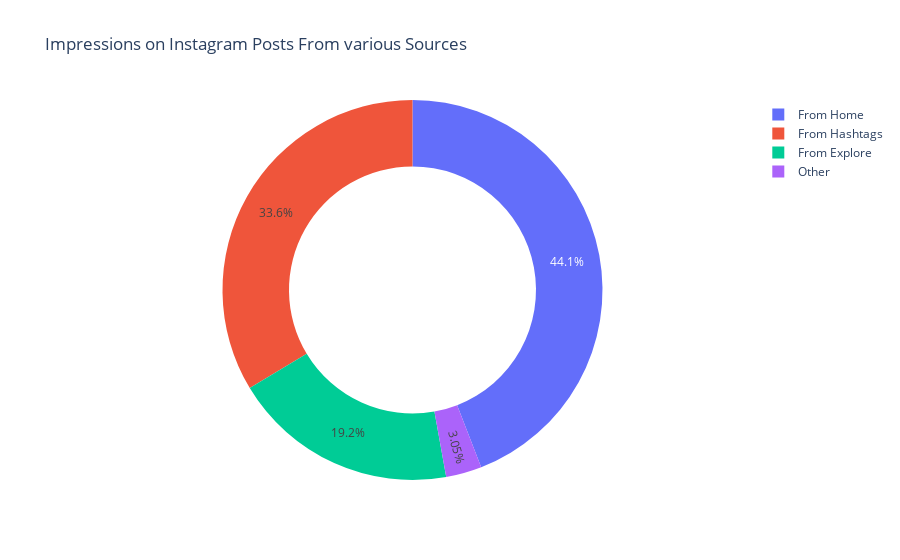

This figure's notebook cell:
### Code cell
home = data["From Home"].sum()
hashtags = data["From Hashtags"].sum()
explore = data["From Explore"].sum()
other = data["From Other"].sum()

labels = ["From Home", "From Hashtags", "From Explore", "Other"]
values = [home, hashtags, explore, other]

fig = px.pie(data, values=values, names=labels,
            title = "Impressions on Instagram Posts From various Sources",
            hole = 0.65)
fig.show()

### Figure 1 — Plotly figure (JSON) as saved in the notebook; plotly's stock layout.template omitted (floating-point values rounded to 4 significant figures)
{"data": [{"domain": {"x": [0, 1], "y": [0, 1]}, "hole": 0.65, "hovertemplate": "label=%{label}<br>value=%{value}<extra></extra>", "labels": ["From Home", "From Hashtags", "From Explore", "Other"], "legendgroup": "", "name": "", "showlegend": true, "type": "pie", "values": [294619, 224614, 128294, 20360]}], "layout": {"legend": {"tracegroupgap": 0}, "title": {"text": "Impressions on Instagram Posts From various Sources"}}}
